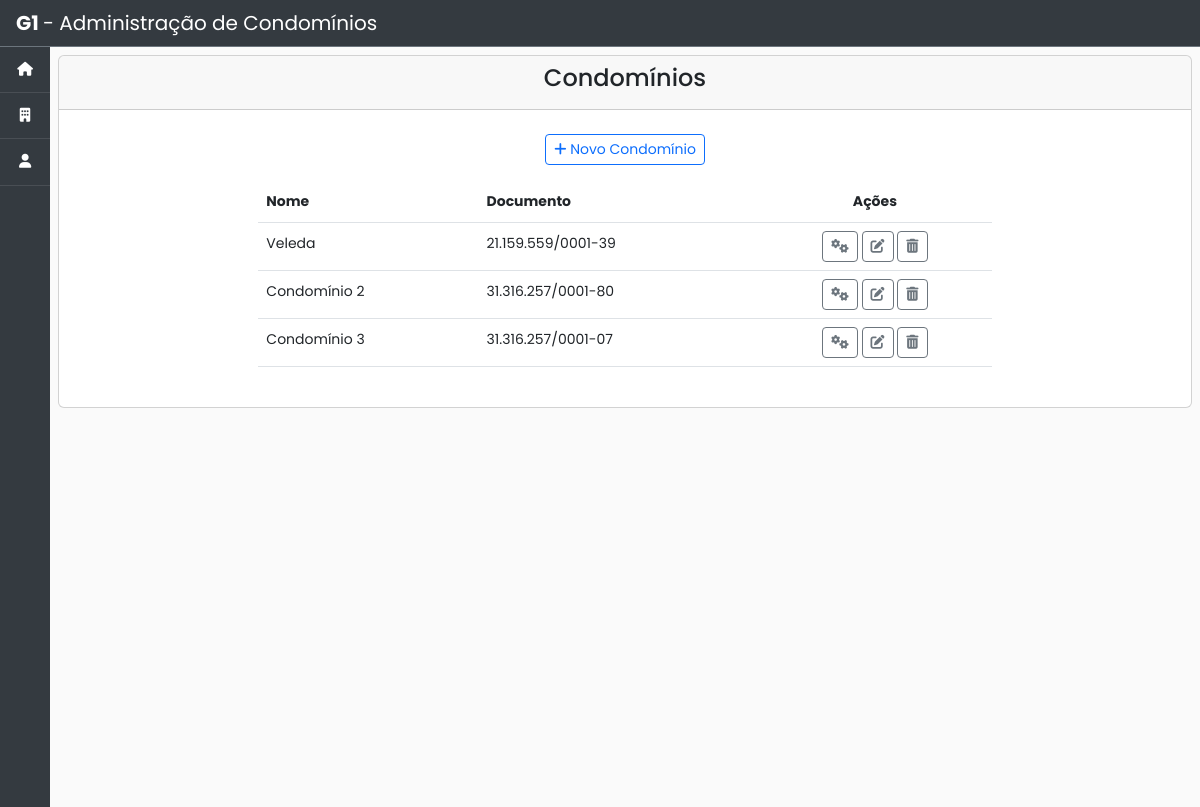
Before: /condominios/ with the older database file.
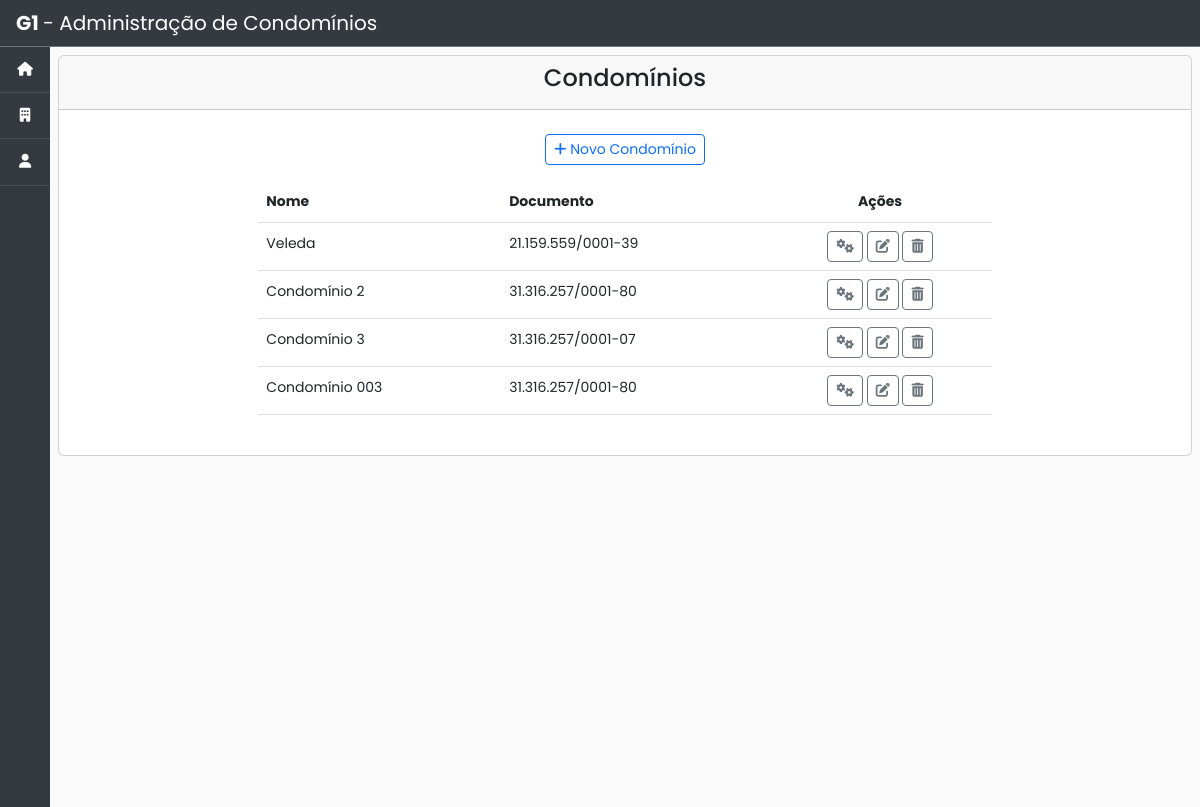
After: the same page with the newer database file.
### condominio/models.py (models this page shows, shortened)
class Condominio(models.Model):
    nome = models.CharField(max_length=200)
    documento = models.CharField('CNPJ', max_length=20)
    cep = models.CharField('CEP', max_length=10)
    endereco = models.CharField('Endereço', max_length=50)
    numero = models.CharField('Número', max_length=10)
    bairro = models.CharField(max_length=50)
    cidade = models.CharField(max_length=50)
    estado = models.CharField(max_length=50)
    pais = models.CharField('País', max_length=50)
    area_comum = models.CharField('área comum', max_length=50, blank=True, null=True)  # noqa
    area_privativa = models.CharField('área privativa', max_length=50, blank=True, null=True)  # noqa
    area_total = models.CharField('área total', max_length=50, blank=True, null=True)  # noqa
    dia_vencimento_boleto = models.CharField('Dia de vencimento da fatura', max_length=2)  # noqa
    status = models.BooleanField(default=True, blank=True, null=True)
    data_inicio_contrato = models.DateTimeField(blank=True, null=True)
    data_fim_contrato = models.DateTimeField(blank=True, null=True)
    created_at = models.DateTimeField(auto_now_add=True)
    updated_at = models.DateTimeField(auto_now=True)

### condominio/views.py (the view)
# urls.py: path('', views.CondominioList.as_view(), name='list'),
class CondominioList(ListView):
    model = Condominio
    queryset = Condominio.objects.all()

### condominio/templates/condominio/condominio_list.html (shortened to what this page needs)
{% extends 'base.html' %}
{% block content %}
  <div class="card">
    <div class="card-header text-center">
      <h4>Condomínios</h4>
    </div>
    <div class="card-body">
      <div class="col-8 m-auto pt-2 pb-2 text-center" >
        <a href="{% url 'condominio:create'%}" class="btn btn-outline-primary btn-sm"> <span class="fas fa-plus"></span> Novo Condomínio</a>
      </div>
      <div class="col-8 m-auto pt-2 pb-2">
        <table class="table">
          <thead class="thead-dark">
            <tr>
              <th scope="col">Nome</th>
              <th scope="col">Documento</th>
              <th scope="col" style="text-align: center">Ações</th>
            </tr>
          </thead>
          <tbody>
            {% for condominio in object_list %}
            <tr>
              <td>{{condominio.nome}}</td>
              <td>{{condominio.documento}}</td>
              <td style="text-align: center">
                <a href=" {% url 'condominio:gestao' condominio_id=condominio.id %}" class="btn btn-outline-secondary btn-sm" data-bs-toggle="tooltip" data-bs-placement="top" title="Gerenciar"><i class="fas fa-gears"></i></a>
                <a href=" {% url 'condominio:update' pk=condominio.id %}" class="btn btn-outline-secondary btn-sm" data-bs-toggle="tooltip" data-bs-placement="top" title="Editar"><i class="fas fa-edit"></i></a>
                <a href=" {% url 'condominio:delete' pk=condominio.id %}" class="btn btn-outline-secondary btn-sm" data-bs-toggle="tooltip" data-bs-placement="top" title="Remover"><i class="fas fa-trash-alt"></i></a>
              </td>
            </tr>
            {% endfor %}
          </tbody>
        </table>
      </div>
    </div>
  </div>
{% endblock %}

Changed rows visible on the page:
added Condominio: nome "Condomínio 003", documento "31.316.257/0001-80"
